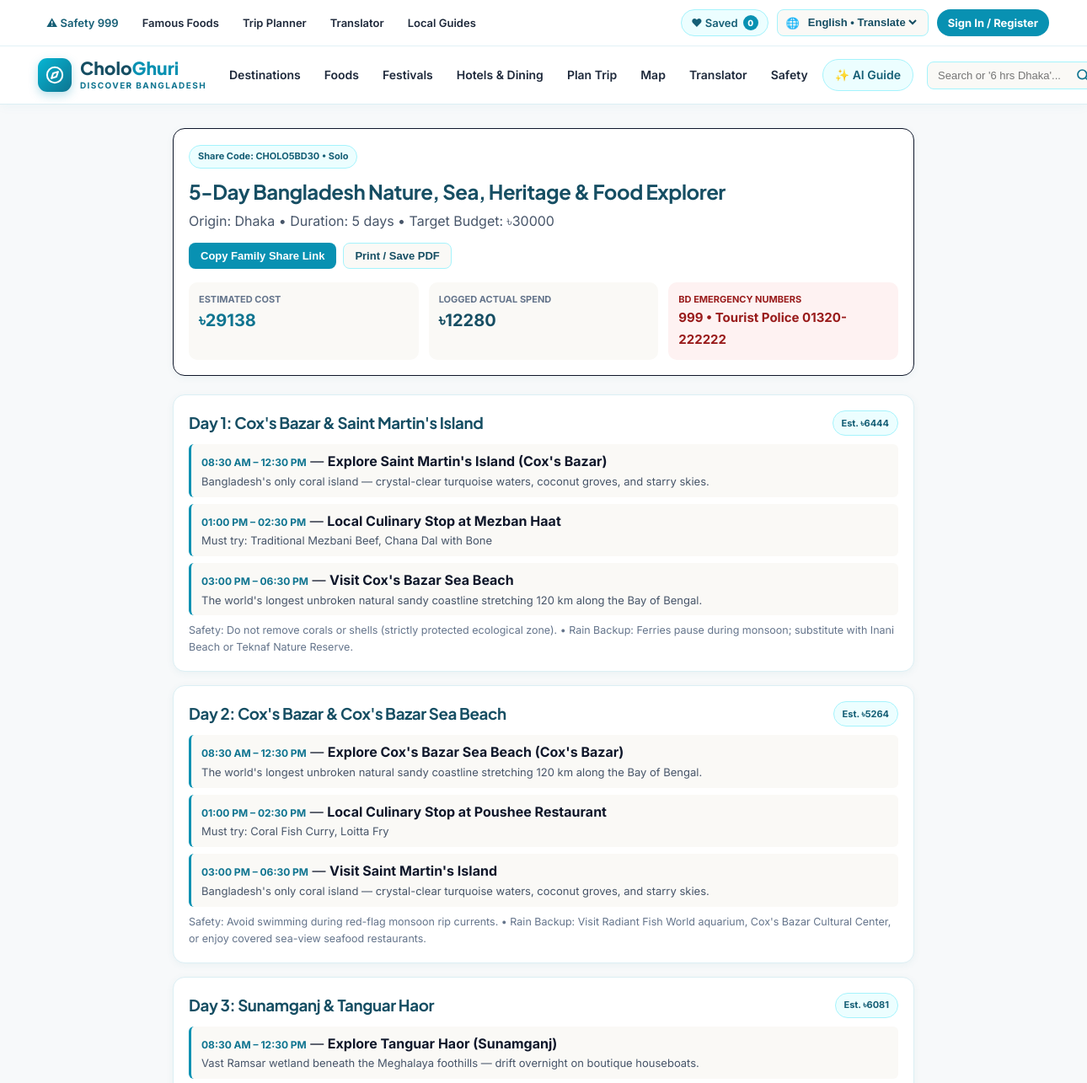
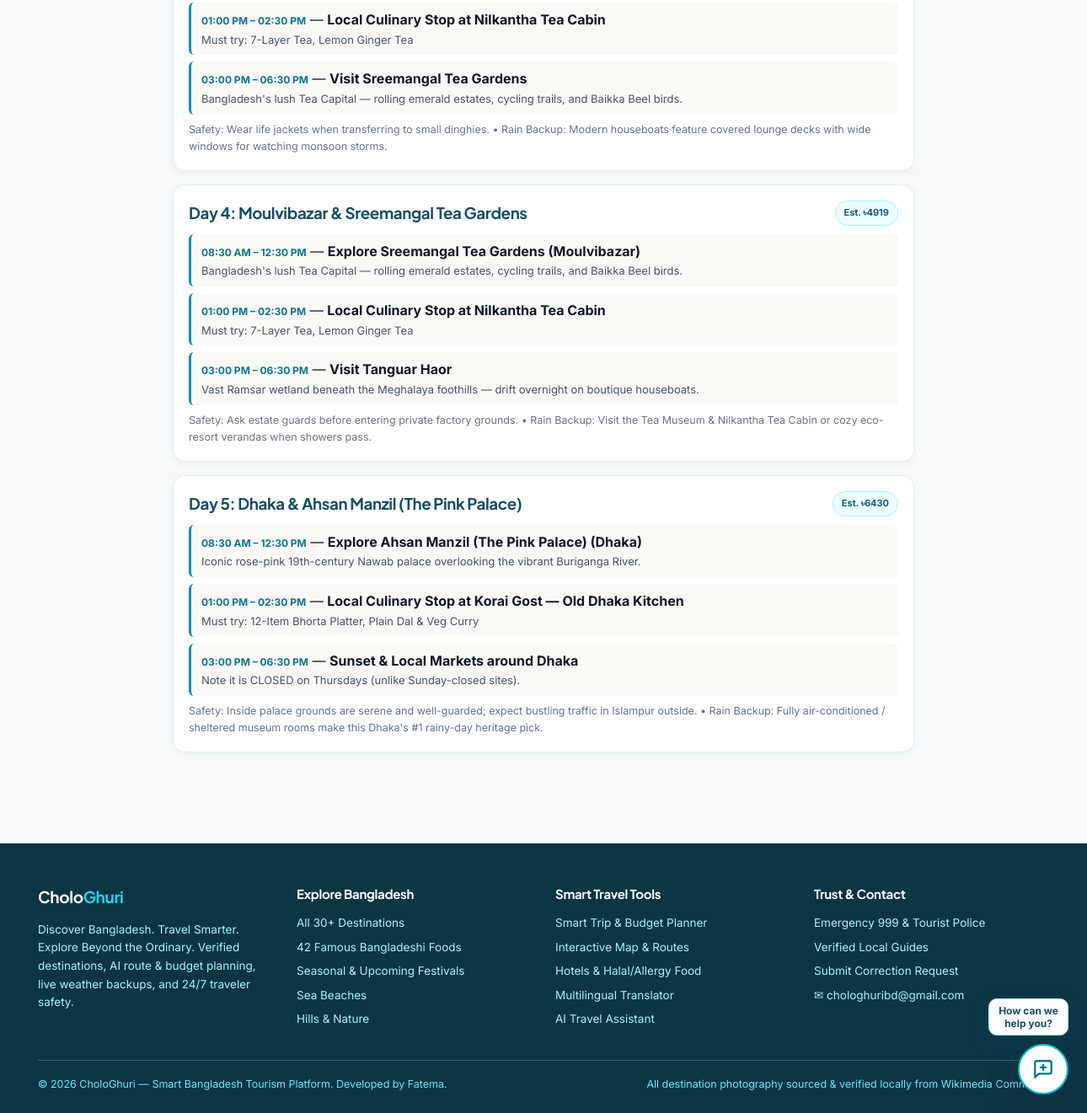
/trips/shared/CHOLO5BD30/, run on the app's committed database (2 pictures, top to bottom).
### tourism/models.py (models this page shows, shortened)
class TripPlan(models.Model):
    TRAVELER_TYPES = [
        ("solo", "Solo"),
        ("couple", "Couple"),
        ("family", "Family"),
        ("friends", "Friends"),
    ]
    BUDGET_TIERS = [
        ("low", "Low-Cost / Backpacker"),
        ("mid", "Mid-Range"),
        ("luxury", "Luxury"),
    ]
    user = models.ForeignKey(User, on_delete=models.SET_NULL, null=True, blank=True, related_name="trip_plans")
    share_code = models.CharField(max_length=16, unique=True, default="")
    title = models.CharField(max_length=200)
    start_city = models.CharField(max_length=80, default="Dhaka")
    duration_days = models.FloatField(default=3.0)
    duration_label = models.CharField(max_length=30, default="3 days")
    budget_bdt = models.PositiveIntegerField(default=15000)
    budget_tier = models.CharField(max_length=15, choices=BUDGET_TIERS, default="mid")
    traveler_type = models.CharField(max_length=15, choices=TRAVELER_TYPES, default="friends")
    interests = models.JSONField(default=list, blank=True)
    itinerary_json = models.JSONField(default=list, blank=True)
    estimated_breakdown_json = models.JSONField(default=dict, blank=True)
    weather_notes = models.TextField(blank=True)
    created_at = models.DateTimeField(auto_now_add=True)
    class Meta:
        ordering = ["-created_at"]

### tourism/web_views.py (the view)
# urls.py: path("trips/shared/<str:share_code>/", web_views.trip_shared_view, name="trip-shared-web"),
def trip_shared_view(request, share_code):
    trip = get_object_or_404(TripPlan.objects.prefetch_related("expenses"), share_code=share_code)
    actual_total = sum(e.amount_bdt for e in trip.expenses.all())
    est_total = trip.estimated_breakdown_json.get("total_bdt", trip.budget_bdt)
    return render(
        request,
        "trip_shared.html",
        {
            "trip": trip,
            "actual_total": actual_total,
            "est_total": est_total,
        },
    )

### tourism/context_processors.py (called while the page is built)
def global_nav_context(request):
    wishlist_ids = []
    if request.user.is_authenticated:
        wishlist_ids = list(
            WishlistItem.objects.filter(user=request.user).values_list("place_id", flat=True)
        )
    return {
        "user_wishlist_ids": wishlist_ids,
        "wishlist_count": len(wishlist_ids),
    }

### templates/trip_shared.html (shortened to what this page needs)
{% extends "base.html" %}
{% block content %}
<section class="section" style="padding-top:28px;">
  <div class="container" style="max-width:920px;">
    <div class="card card-static" style="border-color:var(--cyan-300); margin-bottom:22px;">
      <div class="card-body">
        <div style="display:flex; flex-wrap:wrap; justify-content:space-between; align-items:flex-start; gap:12px;">
          <div>
            <span class="badge badge-cyan">Share Code: {{ trip.share_code }} &bull; {{ trip.traveler_type|title }}</span>
            <h1 style="margin:8px 0 4px;">{{ trip.title }}</h1>
            <p style="margin:0; color:var(--text-muted);">Origin: {{ trip.start_city }} &bull; Duration: {{ trip.duration_label }} &bull; Target Budget: ৳{{ trip.budget_bdt }}</p>
          </div>
          <div class="no-print" style="display:flex; gap:8px;">
            <button type="button" onclick="navigator.clipboard.writeText(window.location.href); this.textContent='Link Copied!';" class="btn btn-cyan btn-sm">Copy Family Share Link</button>
            <button type="button" onclick="window.print()" class="btn btn-offwhite btn-sm">Print / Save PDF</button>
          </div>
        </div>
        <div class="grid-3" style="gap:12px; margin-top:16px;">
          <div style="background:var(--bg-cream); padding:12px; border-radius:10px;">
            <div style="font-size:11px; color:var(--text-soft); font-weight:700;">ESTIMATED COST</div>
            <strong style="font-size:20px; color:var(--cyan-700);">৳{{ est_total }}</strong>
          </div>
          <div style="background:var(--bg-cream); padding:12px; border-radius:10px;">
            <div style="font-size:11px; color:var(--text-soft); font-weight:700;">LOGGED ACTUAL SPEND</div>
            <strong style="font-size:20px; color:var(--cyan-900);">৳{{ actual_total }}</strong>
          </div>
          <div style="background:#fef2f2; padding:12px; border-radius:10px;">
            <div style="font-size:11px; color:#991b1b; font-weight:700;">BD EMERGENCY NUMBERS</div>
            <strong style="font-size:15px; color:#991b1b;">999 &bull; Tourist Police 01320-222222</strong>
          </div>
        </div>
      </div>
    </div>
    {% for day in trip.itinerary_json %}
      <div class="card card-static" style="margin-bottom:16px;">
        <div class="card-body">
          <div style="display:flex; justify-content:space-between; margin-bottom:10px;">
            <h3 style="margin:0;">{{ day.title }}</h3>
            <span class="badge badge-cyan">Est. ৳{{ day.estimated_day_cost_bdt }}</span>
          </div>
          {% for slot in day.slots %}
            <div style="padding:8px 12px; border-left:3px solid var(--cyan-600); background:var(--bg-cream); margin-bottom:8px; border-radius:6px;">
              <strong style="font-size:12px; color:var(--cyan-700);">{{ slot.time }}</strong> — <strong>{{ slot.activity }}</strong>
              <div style="font-size:13px; color:var(--text-muted);">{{ slot.details }}</div>
            </div>
          {% endfor %}
          <div style="font-size:12.5px; color:var(--text-soft);">
            Safety: {{ day.destination.safety_tip }} &bull; Rain Backup: {{ day.rainy_backup }}
          </div>
        </div>
      </div>
    {% endfor %}
  </div>
</section>
{% endblock %}

### static/css/chologhuri.css (style rules this page uses)
:root { --bg-offwhite: #f7f9fa; --bg-cream: #faf9f6; --surface: #ffffff; --cyan-50: #ecfeff; --cyan-100: #cffafe; --cyan-200: #a5f3fc; --cyan-400: #22d3ee; --cyan-500: #06b6d4; --cyan-600: #0891b2; --cyan-700: #0e7490; --cyan-800: #155e75; --cyan-900: #164e63; --text-main: #0f172a; --text-muted: #475569; --text-soft: #64748b; --border: #dceff4; --emerald: #059669; --amber: #d97706; --rose: #dc2626; --radius-sm: 8px; --radius-md: 14px; --radius-lg: 20px; --shadow-sm: 0 2px 10px rgba(14, 116, 144, 0.06); --shadow-md: 0 10px 30px rgba(14, 116, 144, 0.1); --shadow-lg: 0 20px 45px rgba(15, 23, 42, 0.16); }
*, *::before, *::after { box-sizing: border-box; }
html { scroll-behavior: smooth; }
body { margin: 0; font-family: "Inter", -apple-system, BlinkMacSystemFont, "Segoe UI", Roboto, sans-serif; background-color: var(--bg-offwhite); color: var(--text-main); line-height: 1.6; -webkit-font-smoothing: antialiased; }
h1, h2, h3, h4, .font-display { font-family: "Plus Jakarta Sans", "Inter", sans-serif; color: var(--cyan-900); margin-top: 0; letter-spacing: -0.02em; }
.container { max-width: 1240px; margin: 0 auto; padding: 0 20px; }
.section { padding: 52px 0; }
.btn { display: inline-flex; align-items: center; justify-content: center; gap: 8px; padding: 10px 18px; border-radius: 10px; font-size: 14px; font-weight: 700; border: 1px solid transparent; cursor: pointer; transition: all 0.2s ease; text-decoration: none; }
.btn-sm { padding: 7px 13px; font-size: 13px; border-radius: 8px; }
.btn-cyan { background: var(--cyan-600); color: #ffffff; }
.btn-offwhite { background: var(--bg-cream); color: var(--cyan-900); border-color: var(--cyan-200); }
.card { background: var(--surface); border: 1px solid var(--border); border-radius: var(--radius-md); box-shadow: var(--shadow-sm); overflow: hidden; transition: transform 0.22s ease, box-shadow 0.22s ease; }
.card-body { padding: 18px; }
.badge { display: inline-flex; align-items: center; gap: 5px; padding: 4px 10px; border-radius: 999px; font-size: 11px; font-weight: 700; }
.badge-cyan { background: var(--cyan-50); color: var(--cyan-800); border: 1px solid var(--cyan-200); }
.grid-3 { display: grid; grid-template-columns: repeat(3, minmax(0, 1fr)); gap: 22px; }

### data on the page
TripPlan: share_code "CHOLO5BD30", traveler_type "Solo", title "5-Day Bangladesh Nature, Sea, Heritage & Food Explorer", start_city "Dhaka", duration_label "5 days", budget_bdt "30000"

### other printed values
{{ wishlist_count|default:0 }} "0"
{{ est_total }} "29138"
{{ actual_total }} "12280"
{{ day.title }} "Day 1: Cox's Bazar & Saint Martin's Island" "Day 2: Cox's Bazar & Cox's Bazar Sea Beach" "Day 3: Sunamganj & Tanguar Haor" "Day 4: Moulvibazar & Sreemangal Tea Gardens" "Day 5: Dhaka & Ahsan Manzil (The Pink Palace)"
{{ day.estimated_day_cost_bdt }} "6444" "5264" "6081" "4919" "6430"
{{ slot.time }} "08:30 AM – 12:30 PM" "01:00 PM – 02:30 PM" "03:00 PM – 06:30 PM" "08:30 AM – 12:30 PM" "01:00 PM – 02:30 PM" "03:00 PM – 06:30 PM" "08:30 AM – 12:30 PM" "01:00 PM – 02:30 PM" "03:00 PM – 06:30 PM" "08:30 AM – 12:30 PM" "01:00 PM – 02:30 PM" "03:00 PM – 06:30 PM" "08:30 AM – 12:30 PM" "01:00 PM – 02:30 PM" "03:00 PM – 06:30 PM"
{{ slot.activity }} "Explore Saint Martin's Island (Cox's Bazar)" "Local Culinary Stop at Mezban Haat" "Visit Cox's Bazar Sea Beach" "Explore Cox's Bazar Sea Beach (Cox's Bazar)" "Local Culinary Stop at Poushee Restaurant" "Visit Saint Martin's Island" "Explore Tanguar Haor (Sunamganj)" "Local Culinary Stop at Nilkantha Tea Cabin" "Visit Sreemangal Tea Gardens" "Explore Sreemangal Tea Gardens (Moulvibazar)" "Local Culinary Stop at Nilkantha Tea Cabin" "Visit Tanguar Haor" "Explore Ahsan Manzil (The Pink Palace) (Dhaka)" "Local Culinary Stop at Korai Gost — Old Dhaka Kitchen" "Sunset & Local Markets around Dhaka"
{{ slot.details }} "Bangladesh's only coral island — crystal-clear turquoise waters, coconut groves, and starry skies." "Must try: Traditional Mezbani Beef, Chana Dal with Bone" "The world's longest unbroken natural sandy coastline stretching 120 km along the Bay of Bengal." "The world's longest unbroken natural sandy coastline stretching 120 km along the Bay of Bengal." "Must try: Coral Fish Curry, Loitta Fry" "Bangladesh's only coral island — crystal-clear turquoise waters, coconut groves, and starry skies." "Vast Ramsar wetland beneath the Meghalaya foothills — drift overnight on boutique houseboats." "Must try: 7-Layer Tea, Lemon Ginger Tea" "Bangladesh's lush Tea Capital — rolling emerald estates, cycling trails, and Baikka Beel birds." "Bangladesh's lush Tea Capital — rolling emerald estates, cycling trails, and Baikka Beel birds." "Must try: 7-Layer Tea, Lemon Ginger Tea" "Vast Ramsar wetland beneath the Meghalaya foothills — drift overnight on boutique houseboats." "Iconic rose-pink 19th-century Nawab palace overlooking the vibrant Buriganga River." "Must try: 12-Item Bhorta Platter, Plain Dal & Veg Curry" "Note it is CLOSED on Thursdays (unlike Sunday-closed sites)."
{{ day.destination.safety_tip }} "Do not remove corals or shells (strictly protected ecological zone)." "Avoid swimming during red-flag monsoon rip currents." "Wear life jackets when transferring to small dinghies." "Ask estate guards before entering private factory grounds." "Inside palace grounds are serene and well-guarded; expect bustling traffic in Islampur outside."
{{ day.rainy_backup }} "Ferries pause during monsoon; substitute with Inani Beach or Teknaf Nature Reserve." "Visit Radiant Fish World aquarium, Cox's Bazar Cultural Center, or enjoy covered sea-view seafood restaurants." "Modern houseboats feature covered lounge decks with wide windows for watching monsoon storms." "Visit the Tea Museum & Nilkantha Tea Cabin or cozy eco-resort verandas when showers pass." "Fully air-conditioned / sheltered museum rooms make this Dhaka's #1 rainy-day heritage pick."
